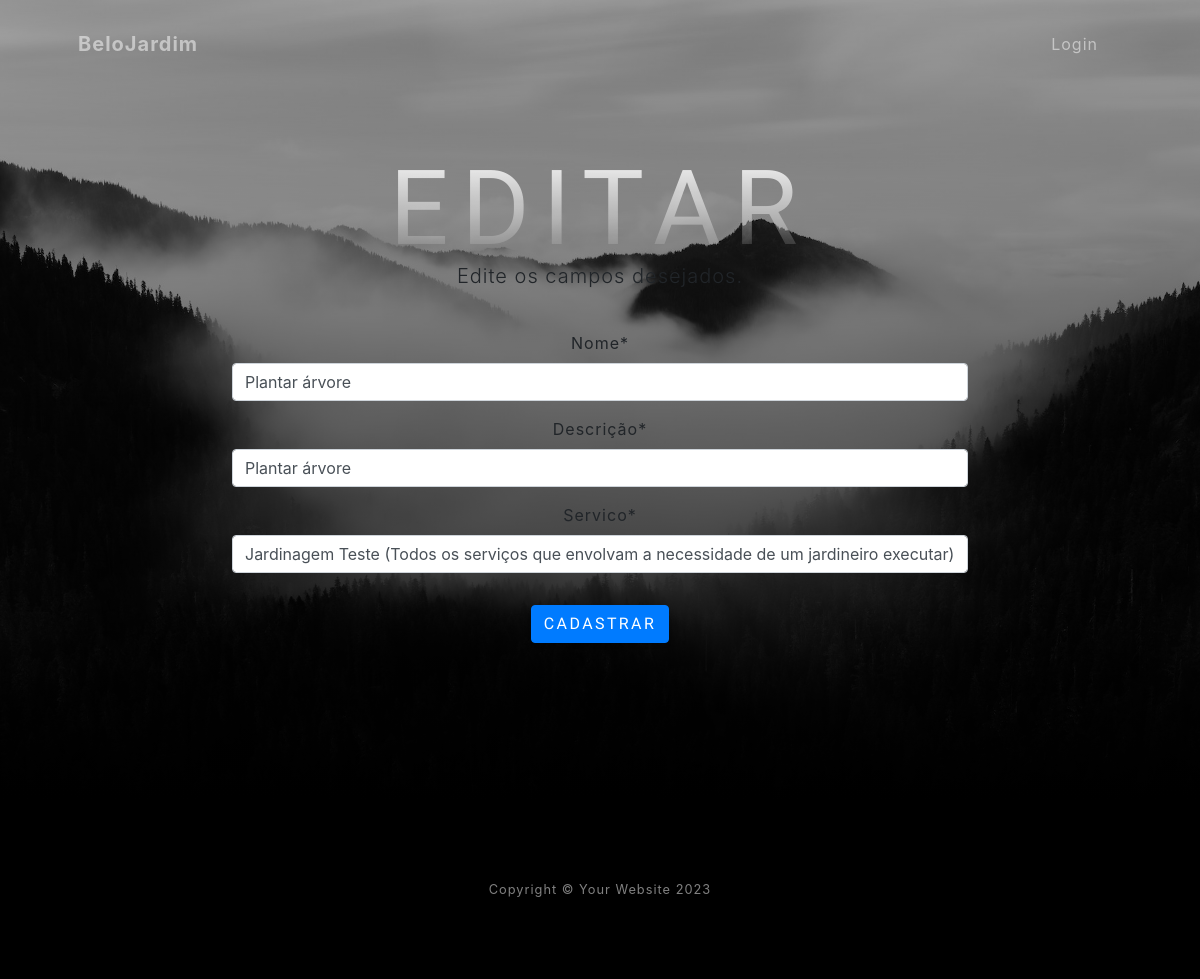
The page /editar/atividade/4/ on the database its author committed.
### servicos/models.py (models this page shows, shortened)
class Atividade(models.Model):
    nome = models.CharField(max_length=20)
    descricao = models.CharField(max_length=150, verbose_name="Descrição")
    servico = models.ForeignKey(Servico, on_delete=models.PROTECT)

class Servico(models.Model):
    nome = models.CharField(max_length=20)
    descricao = models.CharField(max_length=150, verbose_name="Descrição")
    def __str__(self):
        return "{} ({})".format(self.nome, self.descricao)

### servicos/views.py (the view)
# urls.py: path('editar/atividade/<int:pk>/', AtividadeUpdate.as_view(), name="editar-atividade"),
class AtividadeUpdate(UpdateView):
    model = Atividade
    fields = ['nome', 'descricao', 'servico']
    template_name = 'cadastros/form.html'
    success_url = reverse_lazy('listar-atividades')

### servicos/templates/cadastros/form.html (shortened to what this page needs)
{% extends 'paginas/modelo.html' %}
{% load static %}
{% load crispy_forms_tags %}
{% block conteudo %}
<header class="masthead">
    <div class="container px-4 px-lg-5 d-flex h-100 align-items-center justify-content-center">
        <div class="d-flex justify-content-center">
            <div class="text-center">
                <h1 class="mx-auto my-0 text-uppercase">Editar</h1>
                <p class="lead">
                    Edite os campos desejados.
                </p>
                <br>
                <form action="" method="POST">
                    {{ form|crispy }}
                    <button type="submit" class="btn btn-primary mt-3">Cadastrar</button>
                </form>
            </div>
        </div>
    </div>
</header>
{% endblock %}

### rows shown on the page
Atividade: nome "Plantar árvore", descricao "Plantar árvore", servico "Jardinagem Teste (Todos os serviços que envolvam a necessidade de um jardineiro executar)"
